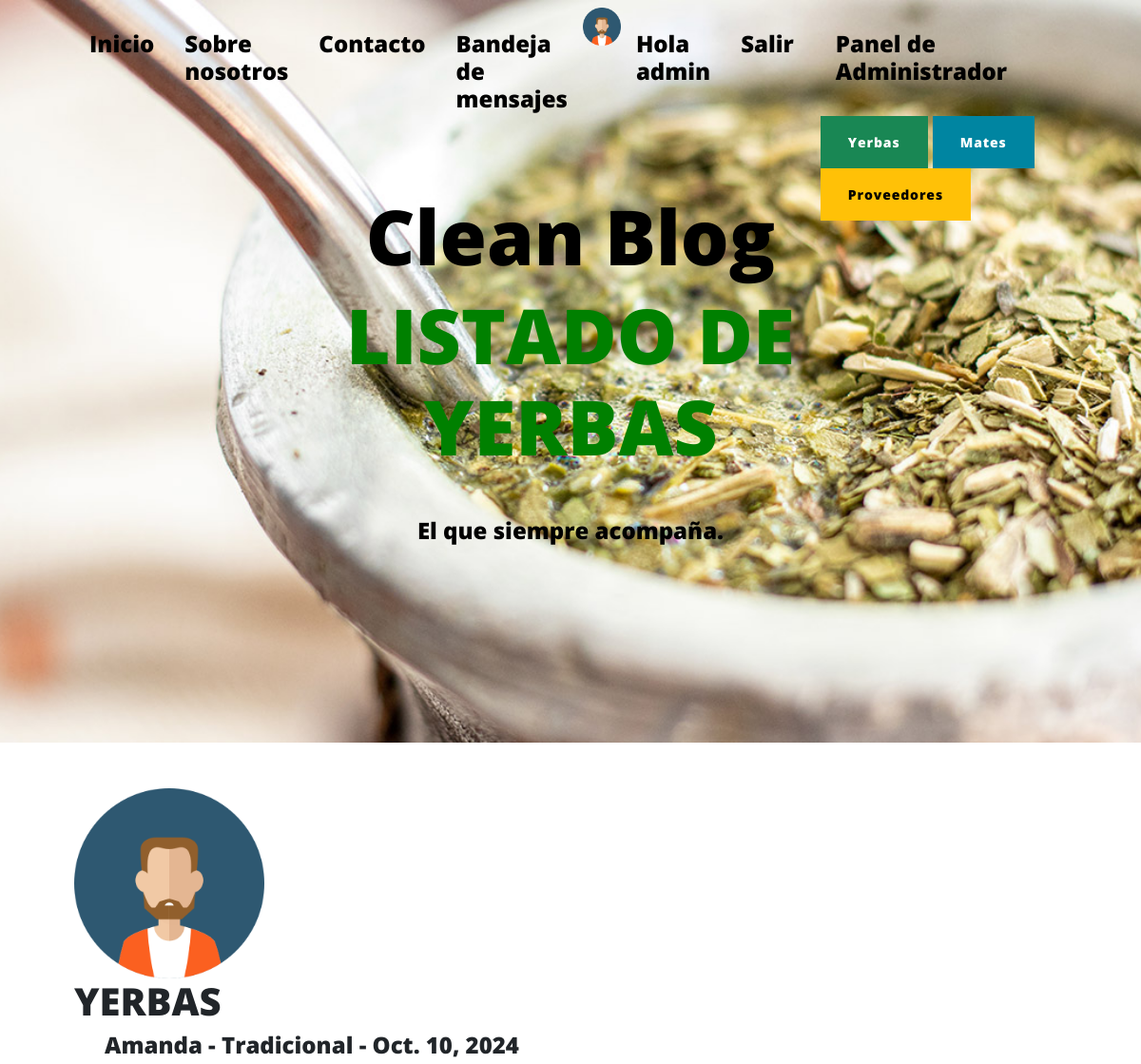
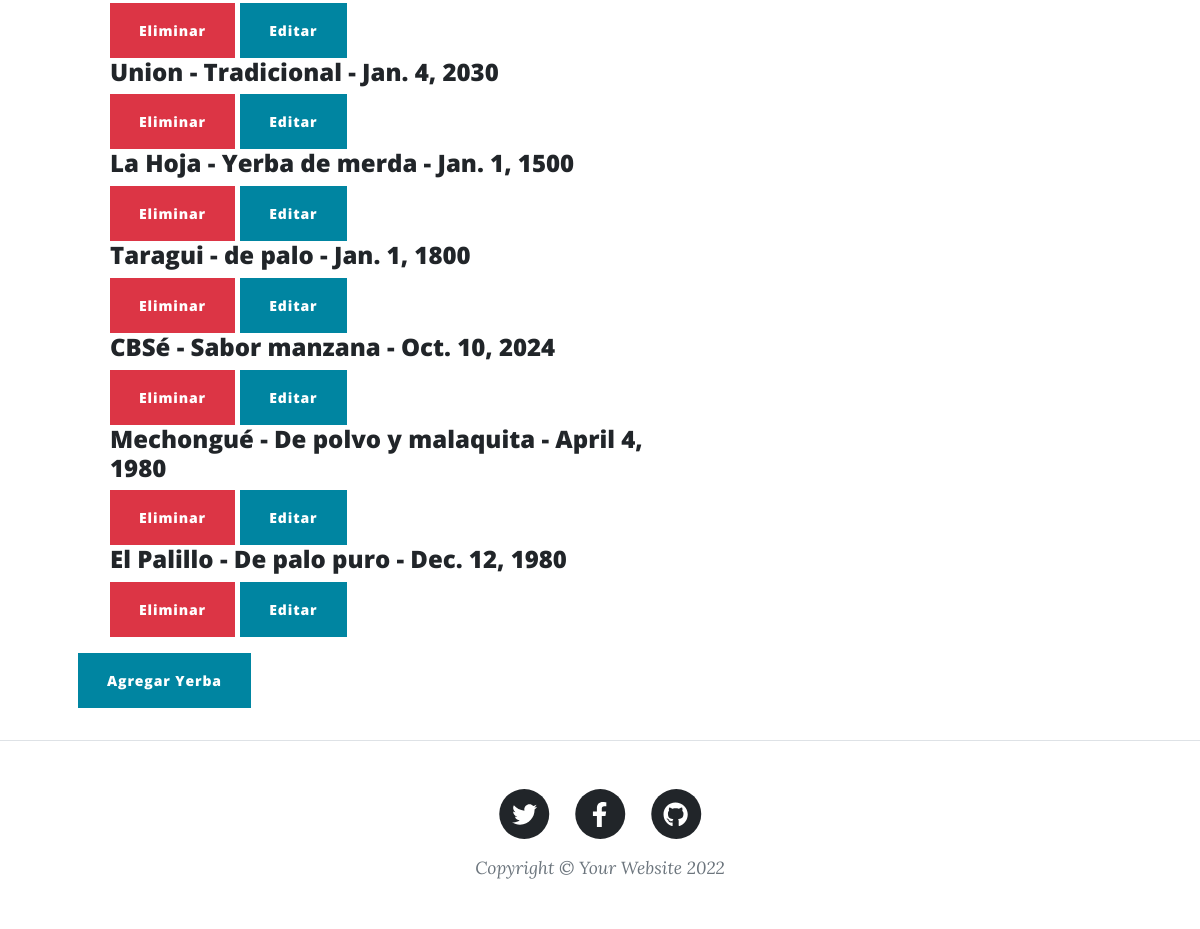
Screenshot of /leeryerbas/ (signed in) with the database file from the repository (2 pictures, top to bottom).
### AppPrueba/models.py (models this page shows, shortened)
class yerba(models.Model):
    nombre=models.CharField(max_length=50)
    tipo=models.CharField(max_length=50)
    fecha_vencimiento=models.DateField()

### AppPrueba/views.py (the view)
# urls.py: path('leeryerbas/', leeryerbas, name = 'leeryerbas'),
@login_required
def leeryerbas(request):
    yerbillas=yerba.objects.all()
    return render (request, 'AppPrueba/leeryerbas.html', {'yerbillas':yerbillas, 'avatar':obtenerAvatar(request)})

### AppPrueba/views.py (called while the page is built)
def obtenerAvatar(request):
    lista=Avatar.objects.filter(user=request.user)
    if len(lista)!=0:
        imagen=lista[0].imagen.url
    else:
        imagen="/media/avatares/avatarpordefecto.png"
    return imagen

### AppPrueba/templates/AppPrueba/leeryerbas.html (shortened to what this page needs)
{% extends 'AppPrueba/index-leeryerbas.html' %}
{% load static %}
{% block titulo %}
<h1 class="mb-5" style="color:green">LISTADO DE YERBAS</h1>
{% endblock %}

### AppPrueba/templates/AppPrueba/index-leeryerbas.html (shortened to what this page needs)
<!DOCTYPE html>
<html lang="en">
    <head>
        {% load static %}
        <link href='{% static "AppPrueba/css/styles.css" %}' rel="stylesheet" />
    </head>
    <body>
        <nav class="navbar navbar-expand-lg navbar-light" id="mainNav">
            <div class="container px-4 px-lg-5">
                <div class="collapse navbar-collapse" id="navbarResponsive">
                    <ul class="navbar-nav ms-auto py-4 py-lg-0">
                        <li class="nav-item"><h4><a style="color:black" class="nav-link px-lg-3 py-3 py-lg-4" href="{% url 'inicio' %}">Inicio</a></h4></li>
                        <li class="nav-item"><h4><a style="color:black" class="nav-link px-lg-3 py-3 py-lg-4" href="{% url 'about' %}">Sobre nosotros</a></h4></li>
                        <li class="nav-item"><h4><a style="color:black" class="nav-link px-lg-3 py-3 py-lg-4" href="{% url 'leerUsuarios' %}">Contacto</a></h4></li>
                        <li class="nav-item"><h4><a style="color:black" class="nav-link px-lg-3 py-3 py-lg-4" href="{% url 'Inbox' %}">Bandeja de mensajes</a></h4></li>
                        {% if user.is_authenticated %}
                        <img height="40px" src="{{ avatar }}" alt="">
                        <li class="nav-item"><h4><a style="color:black" class="nav-link px-lg-3 py-3 py-lg-4">Hola {{ user.username }}</a></h4></li>
                        <li class="nav-item"><h4><a style="color:black" class="nav-link px-lg-3 py-3 py-lg-4" href="{% url 'logout' %}">Salir</a></h4></li>
                        {% else %}
                        <li class="nav-item"><h4><a style="color:black" class="nav-link px-lg-3 py-3 py-lg-4" href="{% url 'login' %}">Entrar</a></h4></li>
                        <li class="nav-item"><h4><a style="color:black" class="nav-link px-lg-3 py-3 py-lg-4" href="{% url 'register' %}">Registrarse</a></h4></li>
                        {% endif %}
                        {% if user.is_staff %}
                        <div class="container">
                                <li class="nav-item"><h4><a style="color:black" class="nav-link px-lg-3 py-3 py-lg-4">Panel de Administrador</a></h4></li>
                                <a class="btn btn-success" href="{% url 'leeryerbas' %}">Yerbas</a>
                                <a class="btn btn-primary" href="{% url 'leermates' %}">Mates</a>
                                <a class="btn btn-warning" href="{% url 'leerproveedores' %}">Proveedores</a>
                            </div>
                        {% endif %}
                    </ul>
                </div>
            </div>
        </nav>
        <header class="masthead" style="background-image: url('{% static 'AppPrueba/assets/img/Matienzo.jpg' %}')">
            <div class="container position-relative px-4 px-lg-5">
                <div class="row gx-4 gx-lg-5 justify-content-center">
                    <div class="col-md-10 col-lg-8 col-xl-7">
                        <div class="site-heading">
                            <h1 style="color:black">Clean Blog</h1>
                            {% block titulo %}
                            {% endblock %}
                            <span style="color:black" class="subheading"><h4>El que siempre acompaña.</h4></span>
                        </div>
                    </div>
                </div>
            </div>
        </header>
        <div class="container px-4 px-lg-5">
            <div class="row gx-4 gx-lg-5 justify-content-flex-start">
                <div class="col-md-10 col-lg-8 col-xl-7">
                    {% if user.is_staff %}
                    <img height="200px" src="{{ avatar }}" alt="">
                    <h1>YERBAS</h1>
                            {% if yerbillas %}
                                <ul>
                                    {% for i in yerbillas %}
                                    <h4>{{i.nombre}} - {{i.tipo}} - {{i.fecha_vencimiento}}</h4>
                                    <a class="btn btn-danger" href="{% url 'eliminarYerba' i.id %}">Eliminar</a>
                                    <a class="btn btn-primary" href="{% url 'editarYerba' i.id %}">Editar</a>
                                        <br>
                                    {% endfor %}
                                </ul>
                                {% else %}
                                <p>NO SE ENCONTRARON YERBAS</p>
                                {% endif %}
                                <a class="btn btn-primary" href="{% url 'yerbas' %}">Agregar Yerba</a>
                    {% else %}
                    <h4>PANEL DE ADMINISTRADOR. ACCESO DENEGADO</h4>
                    {% endif %}
                    </div>
                </div>
            </div>
        <footer class="border-top">
            <div class="container px-4 px-lg-5">
                <div class="row gx-4 gx-lg-5 justify-content-center">
                    <div class="col-md-10 col-lg-8 col-xl-7">
                        <ul class="list-inline text-center">
                            <li class="list-inline-item">
                                <a href="#!">
                                    <span class="fa-stack fa-lg">
                                        <i class="fas fa-circle fa-stack-2x"></i>
                                        <i class="fab fa-twitter fa-stack-1x fa-inverse"></i>
                                    </span>
                                </a>
                            </li>
                            <li class="list-inline-item">
                                <a href="#!">
                                    <span class="fa-stack fa-lg">
                                        <i class="fas fa-circle fa-stack-2x"></i>
                                        <i class="fab fa-facebook-f fa-stack-1x fa-inverse"></i>
                                    </span>
                                </a>
                            </li>
                            <li class="list-inline-item">
                                <a href="#!">
                                    <span class="fa-stack fa-lg">
                                        <i class="fas fa-circle fa-stack-2x"></i>
                                        <i class="fab fa-github fa-stack-1x fa-inverse"></i>
                                    </span>
                                </a>
                            </li>
                        </ul>
                        <div class="small text-center text-muted fst-italic">Copyright &copy; Your Website 2022</div>
                    </div>
                </div>
            </div>
        </footer>
    </body>
</html>

### rows the page displays
yerba: nombre "Amanda", tipo "Tradicional", fecha_vencimiento "Oct. 10, 2024"
yerba: nombre "Union", tipo "Tradicional", fecha_vencimiento "Jan. 4, 2030"
yerba: nombre "La Hoja", tipo "Yerba de merda", fecha_vencimiento "Jan. 1, 1500"
yerba: nombre "Taragui", tipo "de palo", fecha_vencimiento "Jan. 1, 1800"
yerba: nombre "CBSé", tipo "Sabor manzana", fecha_vencimiento "Oct. 10, 2024"
yerba: nombre "Mechongué", tipo "De polvo y malaquita", fecha_vencimiento "April 4, 1980"
yerba: nombre "El Palillo", tipo "De palo puro", fecha_vencimiento "Dec. 12, 1980"

### other values shown
{{ user.username }} "admin"
